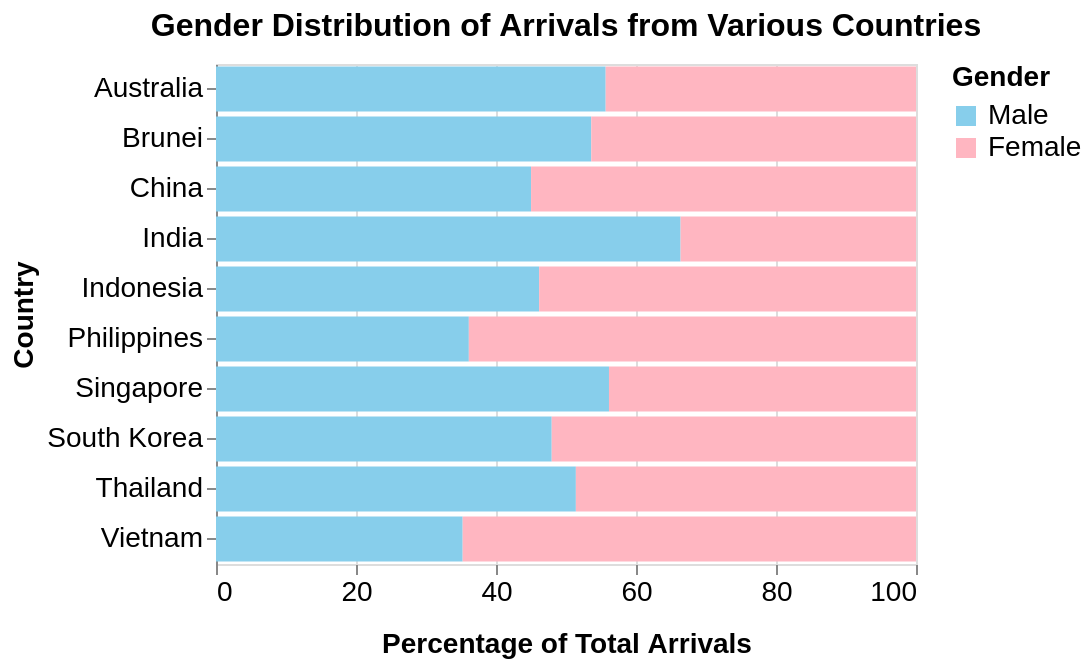

The Vega-Lite source for this figure:
### Vega-Lite specification from a JSON file in a GitHub repository (floating-point values rounded to 4 significant figures)
{"$schema": "https://vega.github.io/schema/vega-lite/v5.json", "title": {"text": "Gender Distribution of Arrivals from Various Countries", "fontSize": 16, "titlePadding": 20, "align": "center", "dy": -7}, "data": {"values": [{"country": "Singapore", "gender": "Male", "percentage": 56.14}, {"country": "Singapore", "gender": "Female", "percentage": 43.86}, {"country": "Brunei", "gender": "Male", "percentage": 53.61}, {"country": "Brunei", "gender": "Female", "percentage": 46.39}, {"country": "Australia", "gender": "Male", "percentage": 55.67}, {"country": "Australia", "gender": "Female", "percentage": 44.33}, {"country": "China", "gender": "Male", "percentage": 45.01}, {"country": "China", "gender": "Female", "percentage": 54.99}, {"country": "India", "gender": "Male", "percentage": 66.37}, {"country": "India", "gender": "Female", "percentage": 33.63}, {"country": "Indonesia", "gender": "Male", "percentage": 46.16}, {"country": "Indonesia", "gender": "Female", "percentage": 53.84}, {"country": "Philippines", "gender": "Male", "percentage": 36.12}, {"country": "Philippines", "gender": "Female", "percentage": 63.88}, {"country": "South Korea", "gender": "Male", "percentage": 47.96}, {"country": "South Korea", "gender": "Female", "percentage": 52.04}, {"country": "Thailand", "gender": "Male", "percentage": 51.41}, {"country": "Thailand", "gender": "Female", "percentage": 48.59}, {"country": "Vietnam", "gender": "Male", "percentage": 35.24}, {"country": "Vietnam", "gender": "Female", "percentage": 64.76}]}, "selection": {"GenderSelection": {"type": "single", "fields": ["gender"], "bind": {"input": "select", "options": [null, "Male", "Female"], "labels": ["Both", "Male", "Female"], "name": "Select Gender"}, "empty": "all"}}, "transform": [{"filter": {"or": [{"field": "gender", "equal": {"selection": "GenderSelection"}}, {"selection": "GenderSelection", "empty": "all"}]}}], "mark": "bar", "encoding": {"x": {"field": "percentage", "type": "quantitative", "axis": {"title": "Percentage of Total Arrivals", "titlePadding": 12, "titleFontSize": 14, "labelFontSize": 14, "format": ".0f", "grid": true, "labelAngle": 0, "tickCount": 6, "domain": false}, "scale": {"domain": [0, 100]}}, "y": {"field": "country", "type": "nominal", "axis": {"title": "Country", "labelAngle": 0, "titleFontSize": 14, "labelFontSize": 14}}, "color": {"field": "gender", "type": "nominal", "scale": {"domain": ["Male", "Female"], "range": ["#87CEEB", "#FFB6C1"]}, "legend": {"title": "Gender", "orient": "right", "titleFontSize": 14, "labelFontSize": 14, "labelPadding": 12}}, "tooltip": [{"field": "country", "type": "nominal", "title": "Country"}, {"field": "gender", "type": "nominal", "title": "Gender"}, {"field": "percentage", "type": "quantitative", "title": "Percentage of Arrivals", "format": ".1f"}]}, "width": 350, "height": 250}
